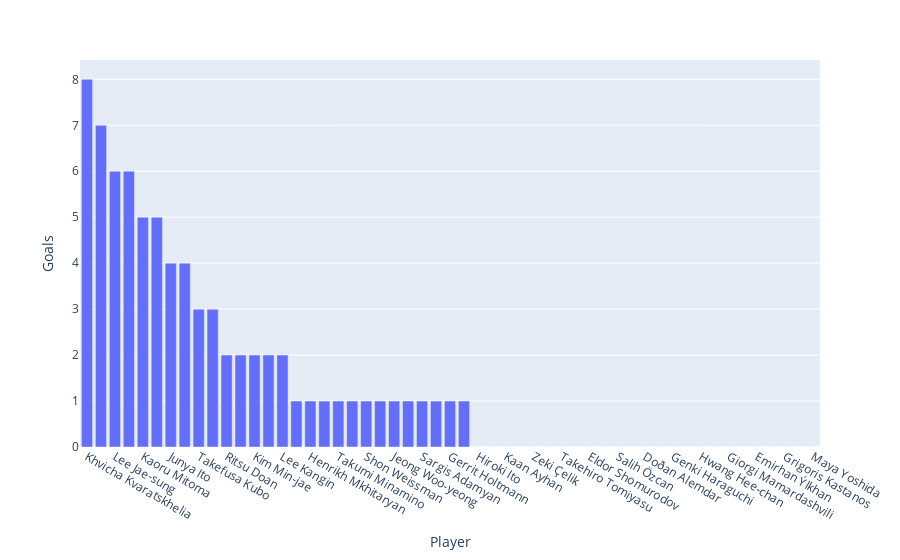

The cell this chart's notebook holds for it:
### Code cell
fig = px.bar(df_asia.sort_values(by = 'Goals', ascending = False), x="Player", y="Goals", barmode="group")
fig.show()

### Figure 1 — Plotly figure (JSON) as saved in the notebook; plotly's stock layout.template omitted (floating-point values rounded to 4 significant figures)
{"data": [{"alignmentgroup": "True", "hovertemplate": "Player=%{x}<br>Goals=%{y}<extra></extra>", "legendgroup": "", "marker": {"color": "#636efa", "pattern": {"shape": ""}}, "name": "", "offsetgroup": "", "orientation": "v", "showlegend": false, "textposition": "auto", "type": "bar", "x": ["Khvicha Kvaratskhelia", "Daichi Kamada", "Lee Jae-sung", "Enes Ünal", "Kaoru Mitoma", "Moanes Dabbur", "Junya Ito", "Son Heung-min", "Takefusa Kubo", "Wataru Endo", "Ritsu Doan", "Ozan Kabak", "Kim Min-jae", "Hakan Çalhanoðlu", "Lee Kangin", "Ado Onaiwu", "Henrikh Mkhitaryan", "Manor Solomon", "Takumi Minamino", "Cengiz Ünder", "Shon Weissman", "Soichiro Kozuki", "Jeong Woo-yeong", "Yusuf Yazýcý", "Sargis Adamyan", "Takuma Asano", "Gerrit Holtmann", "Merih Demiral", "Hiroki Ito", "Halil Derviþoðlu", "Kaan Ayhan", "Sardar Azmoun", "Zeki Çelik", "Tolga Ciðerci", "Takehiro Tomiyasu", "Çaðlar Söyüncü", "Eldor Shomurodov", "Cenk Özkacar", "Salih Özcan", "Mert Müldür", "Doðan Alemdar", "Saman Ghoddos", "Genki Haraguchi", "Makoto Hasebe", "Hwang Hee-chan", "Yýldýrým Mert Çetin", "Giorgi Mamardashvili", "Luka Lochoshvili", "Emirhan Ýlkhan", "Ko Itakura", "Grigoris Kastanos", "Kenan Karaman", "Maya Yoshida"], "xaxis": "x", "y": [8, 7, 6, 6, 5, 5, 4, 4, 3, 3, 2, 2, 2, 2, 2, 1, 1, 1, 1, 1, 1, 1, 1, 1, 1, 1, 1, 1, 0, 0, 0, 0, 0, 0, 0, 0, 0, 0, 0, 0, 0, 0, 0, 0, 0, 0, 0, 0, 0, 0, 0, 0, 0], "yaxis": "y"}], "layout": {"barmode": "group", "legend": {"tracegroupgap": 0}, "margin": {"t": 60}, "xaxis": {"anchor": "y", "domain": [0, 1], "title": {"text": "Player"}}, "yaxis": {"anchor": "x", "domain": [0, 1], "title": {"text": "Goals"}}}}
